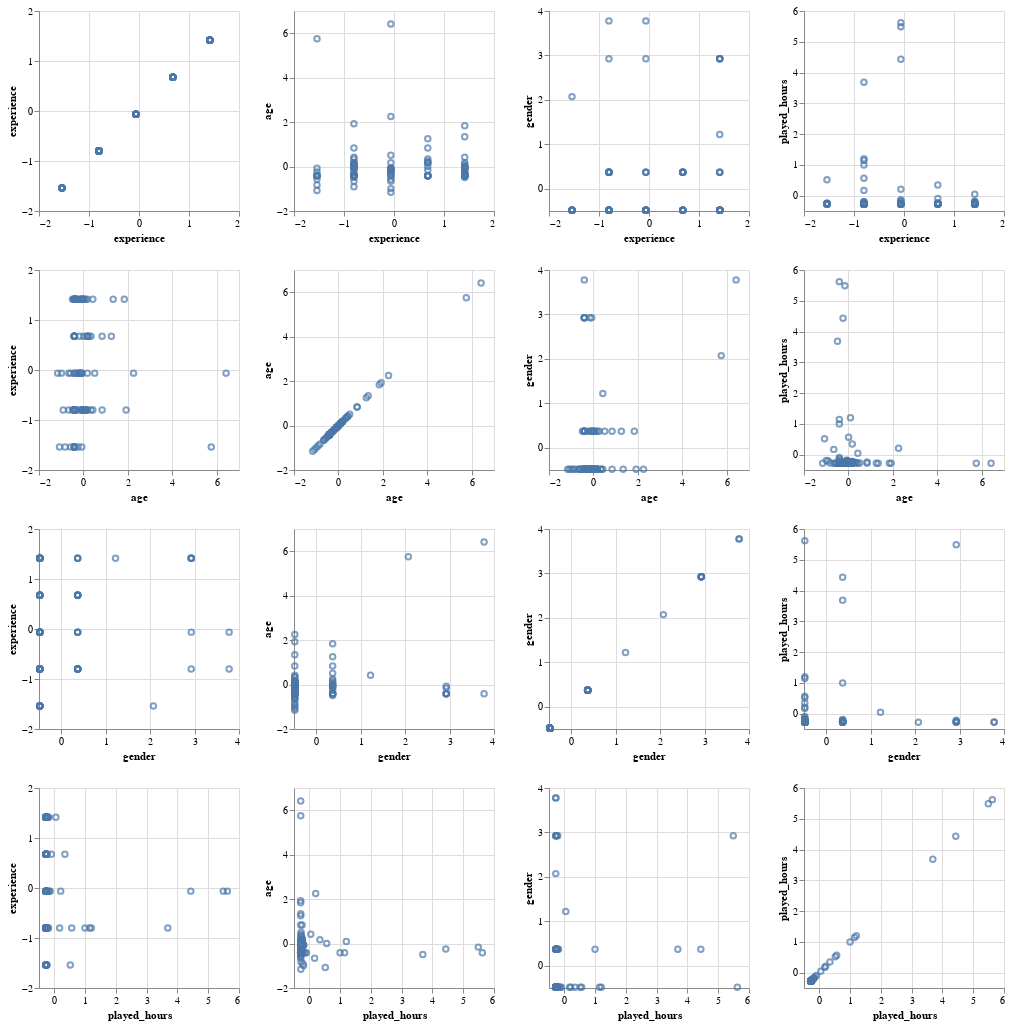

Here is the notebook cell this chart was saved with:
### Code cell
columns_to_plot = ("experience", "age", "gender", "played_hours")

players_pairplot = alt.Chart(players_scaled).mark_point().encode(
    alt.X(alt.repeat("row"), type="quantitative"),
    alt.Y(alt.repeat("column"), type="quantitative"),
).properties(
    width=200,
    height=200
).repeat(
    column=columns_to_plot,
    row=columns_to_plot
)
players_pairplot
